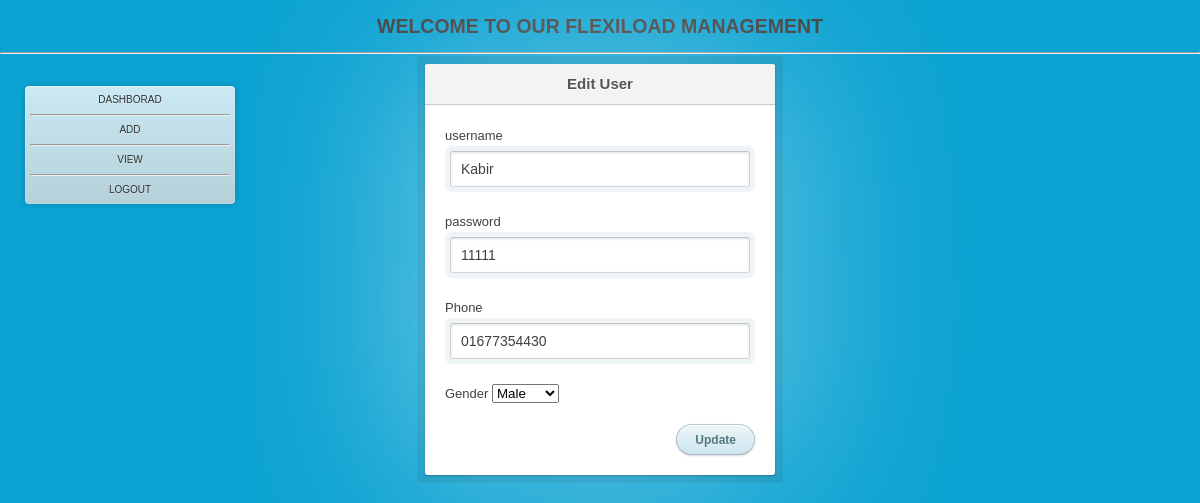
Screenshot of /edit.php?id=6 (signed in) with the database file from the repository.
### tables this page shows
CREATE TABLE IF NOT EXISTS `usercredential` (
  `id` int(9) NOT NULL AUTO_INCREMENT,
  `username` varchar(100) NOT NULL,
  `password` varchar(100) NOT NULL,
  `phone` varchar(100) NOT NULL,
  `gender` char(100) NOT NULL,
  `sdate` date NOT NULL,
  `balance` decimal(10,2) NOT NULL,
  PRIMARY KEY (`id`)
);

### dbconnect.php (called while the page is built, shortened)
<?php
$dbUser = "root";
$dbPass = "";
$dbName = "flexiload";
$dbHost = "localhost";
$conn   = mysqli_connect($dbHost,$dbUser,$dbPass);
mysqli_select_db($conn, $dbName);
function query($query){
global $conn;
$result=mysqli_query($conn,$query) or die("<li>Query:$query</li>Error: <li>Errpr:".mysqli_error($conn)."</li>");
return $result;
}
?>

### edit.php (the view, shortened to what this page needs)
<?php
include "dbconnect.php";
$id     = isset($_REQUEST['id'])     ? $_REQUEST['id'] :0;
$id     = filter_var($id,FILTER_VALIDATE_INT);
$result =  query("select * from usercredential where id='$id'");
  $row= mysqli_fetch_object($result);
  $username         = $row->username;
  $password         = $row->password;
  $phone            = $row->phone;
  $gender           = $row->gender;
  include "header.php";
?>
 <div class="login">
      <h1>Edit  User</h1>
      <form method="post" action="action.php?action=updateUser">
        <p><label>username</label><input type="text"     name="username" value="<?php print($username); ?>" placeholder="Username "></p>
        <p><label>password</label><input type="text"     name="password" value="<?php print($password); ?>" placeholder="Password"></p>
        <p><label>Phone</label><input type="text"        name="phone"    value="<?php print($phone); ?>"   placeholder="Password"></p>
	<p><label>Gender</label>
        <select name='gender'>
	<option <?php if($gender=="male"){print('SELECTED');}?> value='male'>Male</option>
	</select>
        <p class="submit"><input type="submit" name="submit" value="Update"></p>
      </form>
    </div>
 <?php include "footer.php";?>

### css/style.css (style rules this page uses)
html, body, div, span, applet, object, iframe, h2, h3, h4, h5, h6, p, blockquote, pre, a, abbr, acronym, address, big, cite, code, del, dfn, em, img, ins, kbd, q, s, samp, small, strike, strong, sub, sup, tt, var, b, u, i, center, dl, dt, dd, ol, ul, li, fieldset, form, label, legend, table, caption, tbody, tfoot, thead, tr, th, td, article, aside, canvas, details, embed, figure, figcaption, footer, header, hgroup, menu, nav, output, ruby, section, summary, time, mark, audio, video { margin: 0; padding: 0; border: 0; font-size: 150%; font: inherit; vertical-align: baseline; }
body { line-height: 1; }
body { font: 13px/20px 'Lucida Grande', Tahoma, Verdana, sans-serif; color: #404040; background: #0ca3d2; }
.login { position: relative; margin: 0 auto; padding: 20px 20px 20px; width: 310px; background: white; border-radius: 3px; -webkit-box-shadow: 0 0 200px rgba(255, 255, 255, 0.5), 0 1px 2px rgba(0, 0, 0, 0.3); box-shadow: 0 0 200px rgba(255, 255, 255, 0.5), 0 1px 2px rgba(0, 0, 0, 0.3); }
.login:before { content: ''; position: absolute; top: -8px; right: -8px; bottom: -8px; left: -8px; z-index: -1; background: rgba(0, 0, 0, 0.08); border-radius: 4px; }
.login h1 { margin: -20px -20px 21px; line-height: 40px; font-size: 15px; font-weight: bold; color: #555; text-align: center; text-shadow: 0 1px white; background: #f3f3f3; border-bottom: 1px solid #cfcfcf; border-radius: 3px 3px 0 0; background-image: -webkit-linear-gradient(top, whiteffd, #eef2f5); background-image: -moz-linear-gradient(top, whiteffd, #eef2f5); background-image: -o-linear-gradient(top, whiteffd, #eef2f5); background-image: linear-gradient(to bottom, whiteffd, #eef2f5); -webkit-box-shadow: 0 1px whitesmoke; box-shadow: 0 1px whitesmoke; }
.login p { margin: 20px 0 0; }
.login p:first-child { margin-top: 0; }
.login input[type=text], .login input[type=password] { width: 278px; }
.login p.submit { text-align: right; }
input { font-family: 'Lucida Grande', Tahoma, Verdana, sans-serif; font-size: 14px; }
input[type=text], input[type=password] { margin: 5px; padding: 0 10px; width: 200px; height: 34px; color: #404040; background: white; border: 1px solid; border-color: #c4c4c4 #d1d1d1 #d4d4d4; border-radius: 2px; outline: 5px solid #eff4f7; -moz-outline-radius: 3px; -webkit-box-shadow: inset 0 1px 3px rgba(0, 0, 0, 0.12); box-shadow: inset 0 1px 3px rgba(0, 0, 0, 0.12); }
input[type=submit] { padding: 0 18px; height: 29px; font-size: 12px; font-weight: bold; color: #527881; text-shadow: 0 1px #e3f1f1; background: #cde5ef; border: 1px solid; border-color: #b4ccce #b3c0c8 #9eb9c2; border-radius: 16px; outline: 0; -webkit-box-sizing: content-box; -moz-box-sizing: content-box; box-sizing: content-box; background-image: -webkit-linear-gradient(top, #edf5f8, #cde5ef); background-image: -moz-linear-gradient(top, #edf5f8, #cde5ef); background-image: -o-linear-gradient(top, #edf5f8, #cde5ef); background-image: linear-gradient(to bottom, #edf5f8, #cde5ef); -webkit-box-shadow: inset 0 1px white, 0 1px 2px rgba(0, 0, 0, 0.15); box-shadow: inset 0 1px white, 0 1px 2px rgba(0, 0, 0, 0.15); }

### rows the page displays
usercredential: username "Kabir", password "11111", phone "01677354430"
